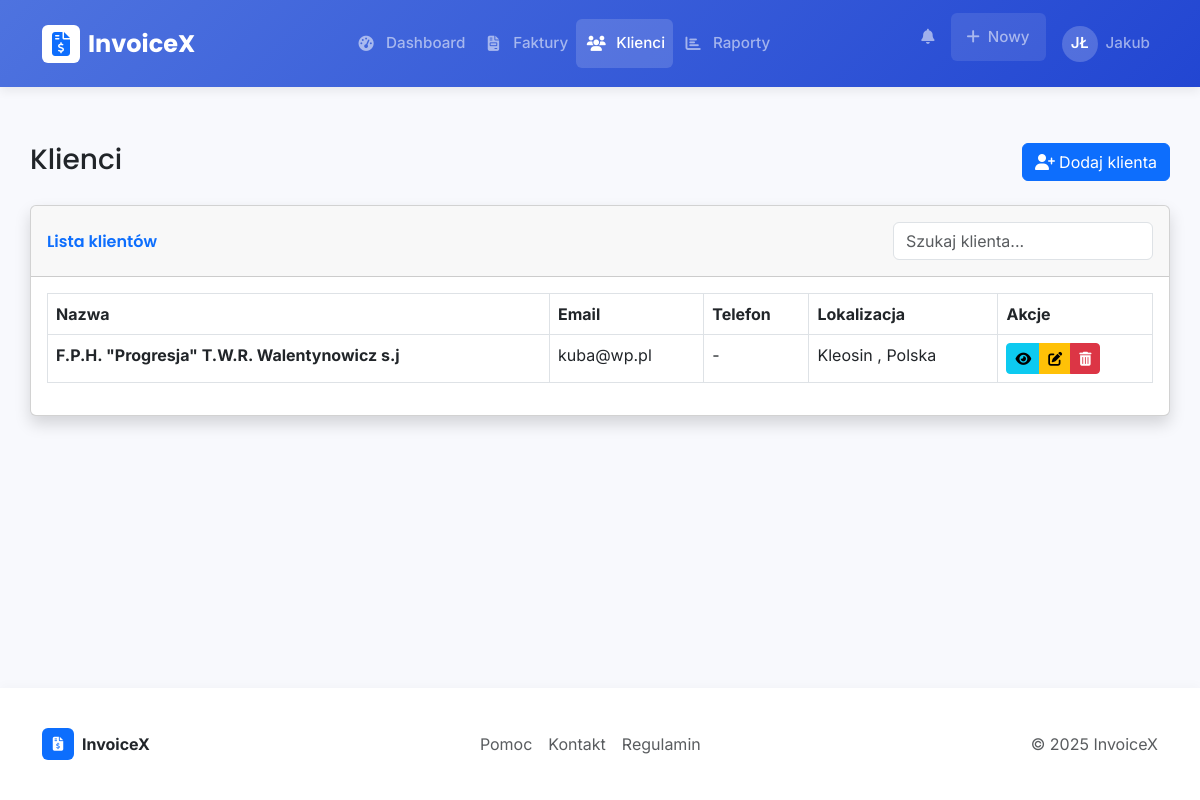
The page /clients (signed in) on the database its author committed.
### app/models/user.py (models this page shows, shortened)
class User(db.Model, UserMixin):
    __tablename__ = 'users'
    id = db.Column(db.Integer, primary_key=True)
    uuid = db.Column(db.String(36), unique=True, default=lambda: str(uuid.uuid4()))
    email = db.Column(db.String(120), unique=True, nullable=False, index=True)
    password_hash = db.Column(db.String(256), nullable=False)
    first_name = db.Column(db.String(50), nullable=False)
    last_name = db.Column(db.String(50), nullable=False)
    company_name = db.Column(db.String(100))
    tax_id = db.Column(db.String(50))  # NIP
    address_line1 = db.Column(db.String(100))
    address_line2 = db.Column(db.String(100))
    city = db.Column(db.String(50))
    postal_code = db.Column(db.String(20))
    country = db.Column(db.String(50))
    phone = db.Column(db.String(20))
    logo = db.Column(db.String(255))  # Ścieżka do pliku logo
    is_active = db.Column(db.Boolean, default=True)
    confirmed = db.Column(db.Boolean, default=False)
    confirmed_on = db.Column(db.DateTime)
    created_at = db.Column(db.DateTime, default=datetime.utcnow)
    updated_at = db.Column(db.DateTime, default=datetime.utcnow, onupdate=datetime.utcnow)
    last_login = db.Column(db.DateTime)
    clients = db.relationship('Client', backref='user', lazy='dynamic', cascade='all, delete-orphan')
    invoices = db.relationship('Invoice', backref='user', lazy='dynamic', cascade='all, delete-orphan')

### app/models/client.py (models this page shows, shortened)
class Client(db.Model):
    __tablename__ = 'clients'
    id = db.Column(db.Integer, primary_key=True)
    uuid = db.Column(db.String(36), unique=True, default=lambda: str(uuid.uuid4()))
    user_id = db.Column(db.Integer, db.ForeignKey('users.id'), nullable=False)
    name = db.Column(db.String(100), nullable=False)
    email = db.Column(db.String(120))
    company_name = db.Column(db.String(100))
    tax_id = db.Column(db.String(50))  # NIP
    address_line1 = db.Column(db.String(100))
    address_line2 = db.Column(db.String(100))
    city = db.Column(db.String(50))
    postal_code = db.Column(db.String(20))
    country = db.Column(db.String(50))
    phone = db.Column(db.String(20))
    notes = db.Column(db.Text)
    is_active = db.Column(db.Boolean, default=True)
    created_at = db.Column(db.DateTime, default=datetime.utcnow)
    updated_at = db.Column(db.DateTime, default=datetime.utcnow, onupdate=datetime.utcnow)
    invoices = db.relationship('Invoice', backref='client', lazy='dynamic', cascade='all, delete-orphan')

### app/routes/dashboard.py (the view)
@dashboard_bp.route('/clients')
@login_required
def clients():
    page = request.args.get('page', 1, type=int)
    query = Client.query.filter_by(user_id=current_user.id)
    query = query.order_by(Client.name)
    pagination = query.paginate(page=page, per_page=10, error_out=False)
    clients = pagination.items
    return render_template('dashboard/clients.html',
                          title='Klienci',
                          clients=clients,
                          pagination=pagination)

### app/models/user.py (called while the page is built)
@login_manager.user_loader
def load_user(user_id):
    return User.query.get(user_id)

### app/templates/dashboard/clients.html (shortened to what this page needs)
{% extends 'layout.html' %}
{% block content %}
<div class="row mb-4">
    <div class="col-md-6">
        <h1 class="h3 mb-0 text-gray-800">Klienci</h1>
    </div>
    <div class="col-md-6 text-md-end">
        <button type="button" class="btn btn-primary" data-bs-toggle="modal" data-bs-target="#addClientModal">
            <i class="fas fa-user-plus me-1"></i>Dodaj klienta
        </button>
    </div>
</div>
<div class="card shadow mb-4">
    <div class="card-header py-3 d-flex justify-content-between align-items-center">
        <h6 class="m-0 font-weight-bold text-primary">Lista klientów</h6>
        <div class="d-flex">
            <input type="text" class="form-control table-search" placeholder="Szukaj klienta..." data-table="clients-table">
        </div>
    </div>
    <div class="card-body">
        {% if clients %}
        <div class="table-responsive">
            <table class="table table-bordered table-hover" id="clients-table">
                <thead>
                    <tr>
                        <th>Nazwa</th>
                        <th>Email</th>
                        <th>Telefon</th>
                        <th>Lokalizacja</th>
                        <th>Akcje</th>
                    </tr>
                </thead>
                <tbody>
                    {% for client in clients %}
                    <tr>
                        <td>
                            <strong>{{ client.name }}</strong><br>
                        </td>
                        <td>{{ client.email or '-' }}</td>
                        <td>{{ client.phone or '-' }}</td>
                        <td>
                            {% if client.city %}
                            {{ client.city }}
                            {% if client.country %}
                            , {{ client.country }}
                            {% endif %}
                            {% elif client.country %}
                            {{ client.country }}
                            {% else %}
                            -
                            {% endif %}
                        </td>
                        <td>
                            <div class="btn-group btn-group-sm">
                                <button type="button" class="btn btn-info view-client-btn"
                                        data-bs-toggle="modal" data-bs-target="#viewClientModal"
                                        data-client-id="{{ client.id }}">
                                    <i class="fas fa-eye"></i>
                                </button>
                                <button type="button" class="btn btn-warning edit-client-btn"
                                        data-bs-toggle="modal" data-bs-target="#editClientModal"
                                        data-client-id="{{ client.id }}">
                                    <i class="fas fa-edit"></i>
                                </button>
                                <button type="button" class="btn btn-danger delete-client-btn"
                                        data-bs-toggle="modal" data-bs-target="#deleteClientModal"
                                        data-client-id="{{ client.id }}">
                                    <i class="fas fa-trash-alt"></i>
                                </button>
                            </div>
                        </td>
                    </tr>
                    {% endfor %}
                </tbody>
            </table>
        </div>
        {% endif %}
    </div>
</div>
{% endblock %}

### app/templates/layout.html (shortened to what this page needs)
<!DOCTYPE html>
<html lang="pl">
<head>
    <link href="https://cdn.jsdelivr.net/npm/bootstrap@5.3.0/dist/css/bootstrap.min.css" rel="stylesheet">
    <link rel="stylesheet" href="https://cdnjs.cloudflare.com/ajax/libs/font-awesome/6.4.0/css/all.min.css">
    <link rel="stylesheet" href="{{ url_for('static', filename='css/style.css') }}">
</head>
<body>
    {% if current_user.is_authenticated %}
    <nav class="navbar navbar-expand-lg navbar-dark sticky-top">
        <div class="container">
            <a class="navbar-brand d-flex align-items-center" href="{{ url_for('dashboard.index') }}">
                <div class="brand-icon me-2 d-flex align-items-center justify-content-center bg-white text-primary rounded" style="width: 38px; height: 38px;">
                    <i class="fas fa-file-invoice-dollar"></i>
                </div>
                {{ app_name }}
            </a>
            <div class="collapse navbar-collapse" id="navbarMain">
                <ul class="navbar-nav mx-auto">
                    <li class="nav-item">
                        <a class="nav-link d-flex align-items-center" href="{{ url_for('dashboard.index') }}">
                            <span class="nav-icon"><i class="fas fa-tachometer-alt"></i></span>
                            Dashboard
                        </a>
                    </li>
                    <li class="nav-item">
                        <a class="nav-link d-flex align-items-center" href="{{ url_for('dashboard.invoices') }}">
                            <span class="nav-icon"><i class="fas fa-file-invoice"></i></span>
                            Faktury
                        </a>
                    </li>
                    <li class="nav-item">
                        <a class="nav-link d-flex align-items-center" href="{{ url_for('dashboard.clients') }}">
                            <span class="nav-icon"><i class="fas fa-users"></i></span>
                            Klienci
                        </a>
                    </li>
                    <li class="nav-item">
                        <a class="nav-link d-flex align-items-center" href="{{ url_for('reports.index') }}">
                            <span class="nav-icon"><i class="fas fa-chart-bar"></i></span>
                            Raporty
                        </a>
                    </li>
                </ul>
                <ul class="navbar-nav">
                    <li class="nav-item me-2">
                        <a class="nav-link notification-badge" href="#" title="Powiadomienia">
                            <i class="fas fa-bell"></i>
                        </a>
                    </li>
                    <li class="nav-item dropdown me-2">
                        <a class="nav-link dropdown-toggle d-flex align-items-center px-3 rounded bg-white bg-opacity-10"
                           href="#" id="navbarDropdownCreate" role="button"
                           data-bs-toggle="dropdown" aria-expanded="false">
                            <i class="fas fa-plus me-2"></i>Nowy
                        </a>
                    </li>
                    <li class="nav-item dropdown">
                        <a class="nav-link dropdown-toggle d-flex align-items-center" href="#"
                           id="navbarDropdownUser" role="button"
                           data-bs-toggle="dropdown" aria-expanded="false">
                            <div class="user-avatar">
                                {{ current_user.first_name[0] }}{{ current_user.last_name[0] if current_user.last_name else "" }}
                            </div>
                            <span>{{ current_user.first_name }}</span>
                        </a>
                    </li>
                </ul>
            </div>
        </div>
    </nav>
    {% endif %}
    <main class="main-content container">
        {% block content %}{% endblock %}
    </main>
    <footer class="mt-auto">
        <div class="container">
            <div class="d-flex flex-column flex-md-row justify-content-between align-items-center py-3">
                <div class="mb-2 mb-md-0">
                    <a href="#" class="text-decoration-none">
                        <div class="d-flex align-items-center">
                            <div class="footer-logo d-flex align-items-center justify-content-center bg-primary text-white rounded me-2" style="width: 32px; height: 32px;">
                                <i class="fas fa-file-invoice-dollar fa-sm"></i>
                            </div>
                            <span class="text-dark fw-bold">{{ app_name }}</span>
                        </div>
                    </a>
                </div>
                <div class="d-flex">
                    <a href="#" class="text-muted me-3 text-decoration-none">Pomoc</a>
                    <a href="#" class="text-muted me-3 text-decoration-none">Kontakt</a>
                    <a href="#" class="text-muted text-decoration-none">Regulamin</a>
                </div>
                <div class="text-muted">
                    &copy; {{ current_year }} {{ app_name }}
                </div>
            </div>
        </div>
    </footer>
</body>
</html>

### app/static/css/style.css (style rules this page uses)
body { min-height: 100vh; display: flex; flex-direction: column; }
main { flex: 1; }
.navbar-brand { font-weight: 600; }
.nav-icon { width: 1.25rem; text-align: center; margin-right: 0.5rem; }

### app/templates/layout.html (style rules this page uses)
:root { --primary-color: #4e73df; --primary-dark: #2e59d9; --secondary-color: #858796; --success-color: #1cc88a; --warning-color: #f6c23e; --danger-color: #e74a3b; --light-color: #f8f9fc; --dark-color: #5a5c69; --body-bg: #f8f9fd; --card-shadow: 0 4px 20px rgba(0, 0, 0, 0.05); --nav-shadow: 0 4px 10px rgba(0, 0, 0, 0.07); }
body { font-family: 'Inter', sans-serif; background-color: var(--body-bg); min-height: 100vh; display: flex; flex-direction: column; }
h1, h2, h3, h4, h5, h6, .navbar-brand { font-family: 'Poppins', sans-serif; font-weight: 600; }
.navbar { padding: 0.8rem 1rem; box-shadow: var(--nav-shadow); }
.navbar-dark { background: linear-gradient(135deg, #4e73df 0%, #2246d2 100%); }
.navbar-brand { font-size: 1.5rem; font-weight: 700; }
.nav-link { font-size: 0.95rem; font-weight: 500; padding: 0.8rem 1rem; position: relative; transition: all 0.3s ease; }
.navbar-dark .nav-link::after { content: ''; position: absolute; bottom: -2px; left: 50%; width: 0; height: 3px; background: #fff; transition: all 0.3s ease; transform: translateX(-50%); opacity: 0; border-radius: 3px; }
.nav-icon { display: inline-flex; align-items: center; justify-content: center; width: 24px; text-align: center; margin-right: 8px; }
.main-content { flex: 1; padding: 2rem 0; }
footer { background-color: #fff; padding: 1.5rem 0; box-shadow: 0 -3px 10px rgba(0, 0, 0, 0.025); }
.user-avatar { width: 36px; height: 36px; border-radius: 50%; display: flex; align-items: center; justify-content: center; background: rgba(255, 255, 255, 0.2); margin-right: 8px; font-weight: 600; color: white; }
.notification-badge { position: relative; }
.notification-badge::after { content: ''; position: absolute; top: 10px; right: 7px; width: 8px; height: 8px; background-color: #e74a3b; border-radius: 50%; animation: pulse 2s infinite; }

### rows shown on the page
User: first_name "J", last_name "Ł", first_name "Jakub"
Client: name "F.P.H. \"Progresja\" T.W.R. Walentynowicz s.j", email "kuba@wp.pl", phone "-", city "Kleosin", country "Polska"

### other values the page prints
{{ app_name }} "InvoiceX"
{{ current_year }} "2025"
